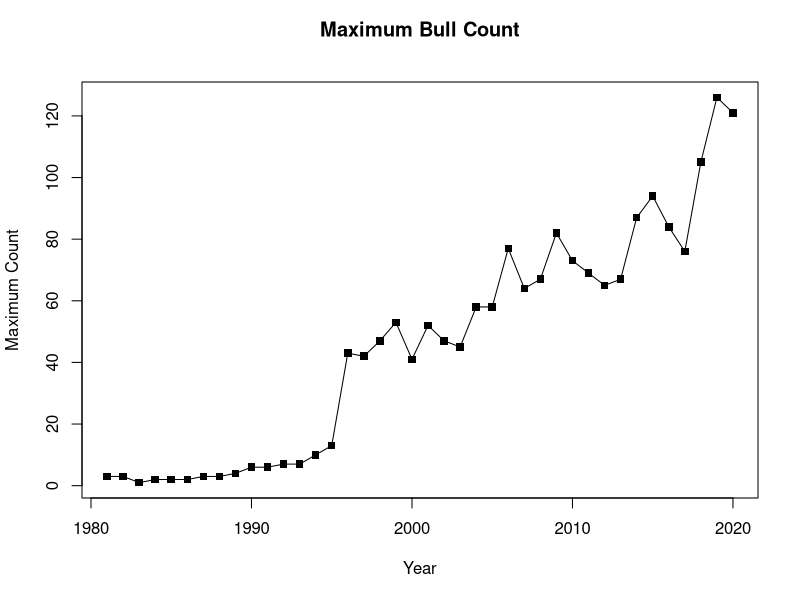
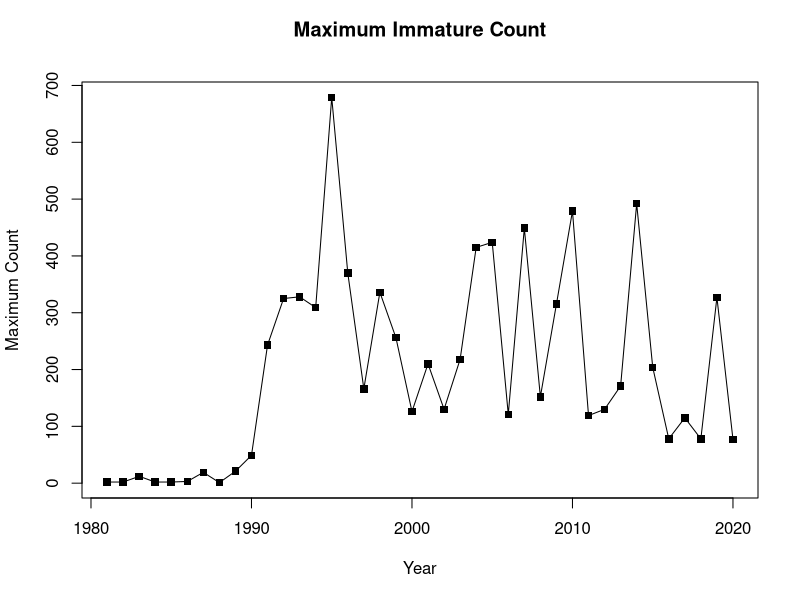
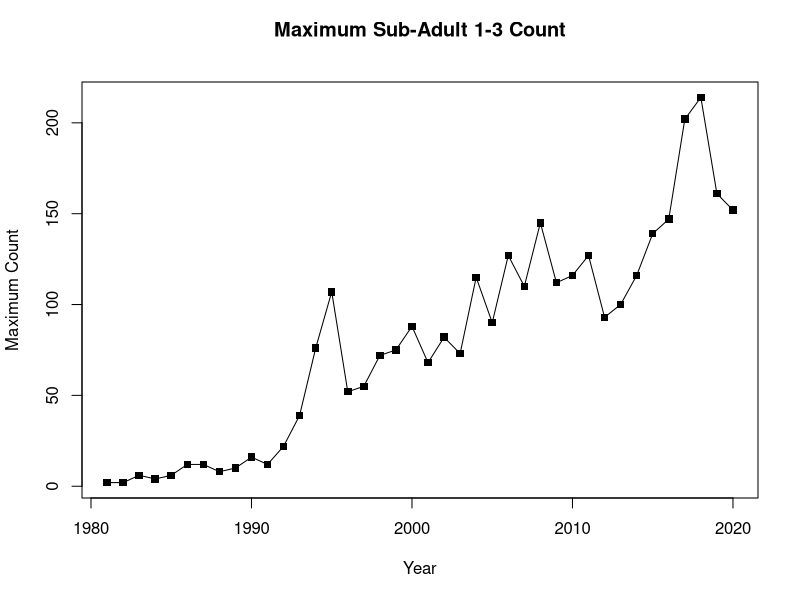
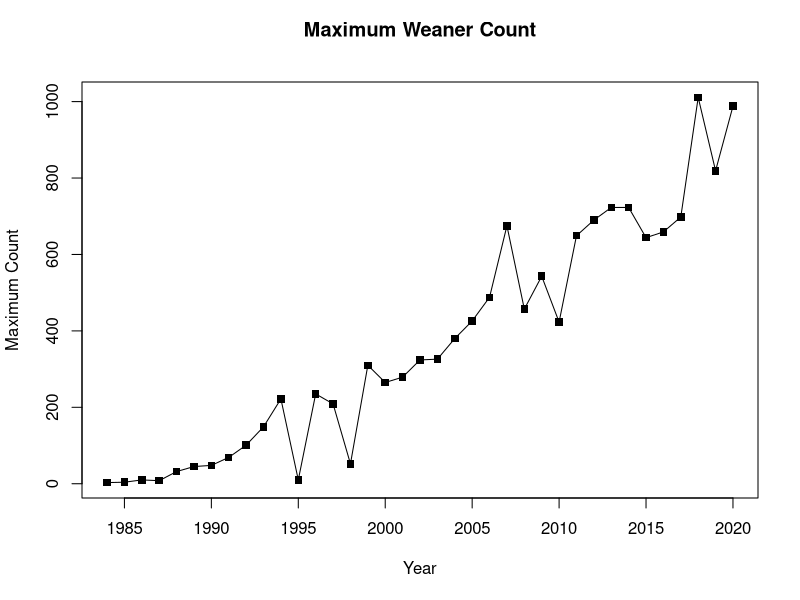
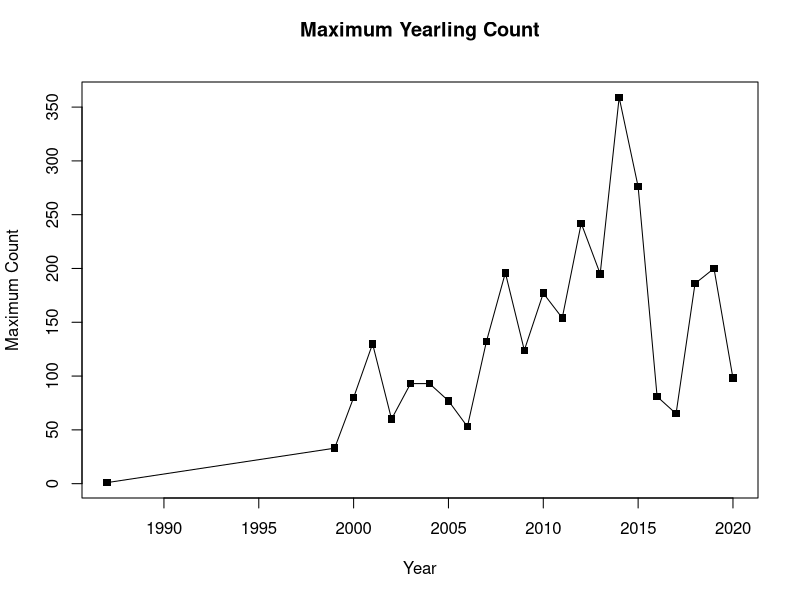
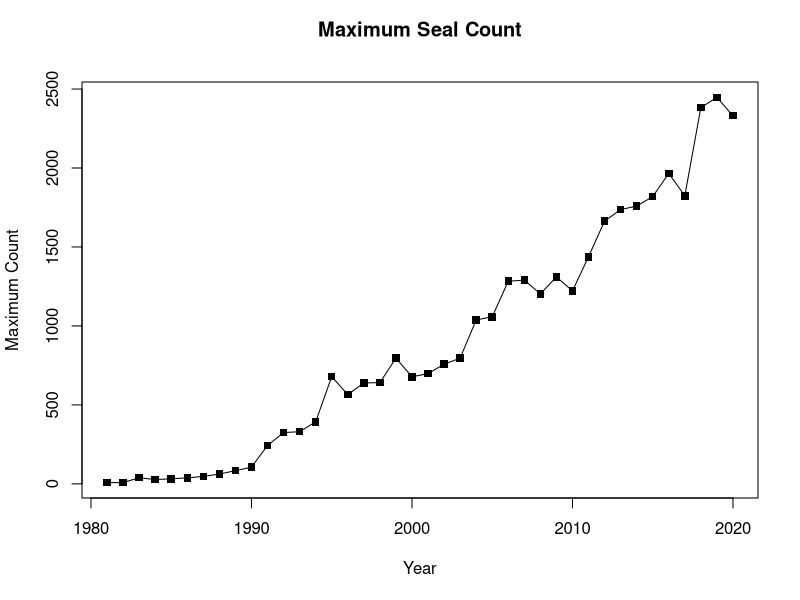

Generate these figures, in order, with R:
# other than cows and pups, elephant seals move around so to get an accurate count each season
# need to take one peak day and use the count for that day across all locations

library("readxl")
library(dplyr)

setwd("~/Internship Summer 2021")
seals <- read_excel("Eseal_1981-2020.xlsx")
# get rid of weird column
seals <- subset(seals, select = -(...6))
# get rid of deadpup (550 instances)
seals <- subset(seals, Age !="DEADPUP")

# unique age classes: 
unique(seals$Age)
# "BULL-SA4"    "COW"      "IMM"      "PUP"      "SA1-3"     "UNK"      "WNR"      "YRLNG"    "EPUP" 
#                         immature             sub adult   unknown     weaner     yearling   group with pup

# to get the Date into POSIXlt which has nice access to year/month/day use: strptime(seals$Date, format="%Y-%m-%d")
# currently stored as POSIXct which has nice storage in data frames but hard for us to work with
# access month using $mon, year using $year and day using $mday
# remember zero based indexing so Jan is 0 and Dec is 11
# year starts at 1900 so 1981 is actually 81 when you use $year

seals_date <- strptime(seals$Date, format="%Y-%m-%d")

# months included in the data set:
unique(seals_date$mon)
# returns 0 (Jan), 1 (Feb), 2 (March), 10 (Nov), 11 (Dec)

# write a function to get each season defined as November Year1 to March Year2
# for example season 0 is Nov 1980 to March 1981, season 1 is Nov 1981 to March 1982... season 9 is Nov 1989 to March 1990... season 39 is Nov 2019 to March 2020
# works for dates passed in as POSIXlt

# function that returns the season for one date
get_season <- function(date) {
  if (date$mon > 6) {season <- date$year - 80}
  else season <- date$year - 81 
  return(season)
}

# function that does get_season on every item in a list
get_season_all <- function(lst) {
  vec <- vector("list", length(lst))
  for (i in 1:length(lst)) {
    vec[[i]] <- get_season(lst[[i]])
  }
  return(vec)
}

# now that we have the seasons and years we can add them to the tables
seals$season <- get_season_all(seals_date)
colnames(seals)[5] <- "Survey_Type"

# subset data by age class
bulls <- subset(seals, Age == "BULL-SA4")
imm <- subset(seals, Age == "IMM")
sa <- subset(seals, Age == "SA1-3")
wnr <- subset(seals, Age == "WNR")
yrlg <- subset(seals, Age == "YRLNG")

# need to determine which seasons have multiple sites and for those seasons combine counts by date

# takes in a table and returns a list indexed by season
# each item in the returned list is a list of all locations counts exist for in that season
which_seasons <- function(table) {
  seasons <- unique(table$season) 
  vec <- vector("list", length(seasons))
  names(vec) <- seasons
  for (i in 1:length(seasons)) {
    tb <- subset(table, season == seasons[[i]])
    locations <- unique(tb$Location)
    vec[[i]] <- locations
  }
  return(vec)
}

# returns a table with dates and counts combined across locations
combine_counts <- function(list, table) {
  df <- data.frame(Date=as.Date(character()), Count=numeric(), season=numeric(), year=numeric())
  for (i in 1:length(list)) {
    szn <- as.numeric(names(list)[i])
    yr <- szn + 1981
    locations <- list[[i]]
    t <- subset(table, season == szn)
    dates <- unique(t$Date)
    for (j in 1:length(dates)) {
      d <- subset(t, Date == dates[j])
      sum <- 0
      for (k in 1:nrow(d)) {
        sum <- sum + d[k, ]$Count
      }
      r <- data.frame(dates[j], sum, szn, yr)
      names(r) <- c("Date", "Count", "season", "year")
      df <- rbind(df, r)
    }
  }
  return(df)
}

# x is a table, age is an age class, creates a plot with lines and markers for each data point
plot_counts_lp <- function(x, age) {
  title <- paste ("Maximum", age, "Count\n")
  plot(x$year, x$Count, main=title, xlab="Year", ylab='Maximum Count', pch=15)
  lines(x$year, x$Count)
}

bull_locations_by_szn <- which_seasons(bulls)
bulls_all <- combine_counts(bull_locations_by_szn, bulls)
bulls_all_max_count <- bulls_all %>% group_by(season) %>% slice(which.max(Count))
#bulls_all_max_count <- arrange(bulls_all_max_count, season)
plot_counts_lp(bulls_all_max_count, "Bull")

imm_locations_by_szn <- which_seasons(imm)
imm_all <- combine_counts(imm_locations_by_szn, imm)
imm_all_max_count <- imm_all %>% group_by(season) %>% slice(which.max(Count))
plot_counts_lp(imm_all_max_count, "Immature")

sa_locations_by_szn <- which_seasons(sa)
sa_all <- combine_counts(sa_locations_by_szn, sa)
sa_all_max_count <- sa_all %>% group_by(season) %>% slice(which.max(Count))
plot_counts_lp(sa_all_max_count, "Sub-Adult 1-3")

wnr_locations_by_szn <- which_seasons(wnr)
wnr_all <- combine_counts(wnr_locations_by_szn, wnr)
wnr_all_max_count <- wnr_all %>% group_by(season) %>% slice(which.max(Count))
plot_counts_lp(wnr_all_max_count, "Weaner")

yrlg_locations_by_szn <- which_seasons(yrlg)
yrlg_all <- combine_counts(yrlg_locations_by_szn, yrlg)
yrlg_all_max_count <- yrlg_all %>% group_by(season) %>% slice(which.max(Count))
plot_counts_lp(yrlg_all_max_count, "Yearling")

# cow estimates and pup counts can be found in a different file

# now to get a population estimate by combining seal counts on the same day regardless of age class and site 
seals_locations <- which_seasons(seals)
seals_all <- combine_counts(seals_locations, seals)
seals_all_max_count <- seals_all %>% group_by(season) %>% slice(which.max(Count))
plot_counts_lp(seals_all_max_count, "Seal")

# something weird going on in 1995
